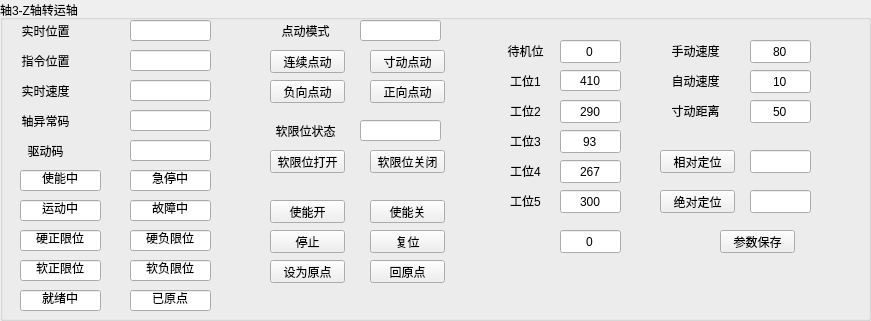
    <widget class="QGroupBox" name="A1_3">
     <property name="geometry">
      <rect>
       <x>60</x>
       <y>0</y>
       <width>871</width>
       <height>321</height>
      </rect>
     </property>
     <property name="minimumSize">
      <size>
       <width>400</width>
       <height>200</height>
      </size>
     </property>
     <property name="maximumSize">
      <size>
       <width>4000</width>
       <height>4000</height>
      </size>
     </property>
     <property name="title">
      <string>轴3-Z轴转运轴</string>
     </property>
     <widget class="QPushButton" name="btn_MoveAbs_Axi_3">
      <property name="geometry">
       <rect>
        <x>660</x>
        <y>190</y>
        <width>75</width>
        <height>23</height>
       </rect>
      </property>
      <property name="text">
       <string>绝对定位</string>
      </property>
     </widget>
     <widget class="QPushButton" name="btn_Reset_Axi_3">
      <property name="geometry">
       <rect>
        <x>370</x>
        <y>230</y>
        <width>75</width>
        <height>23</height>
       </rect>
      </property>
      <property name="text">
       <string>复位</string>
      </property>
     </widget>
     <widget class="QPushButton" name="btn_Stop_Axi_3">
      <property name="geometry">
       <rect>
        <x>270</x>
        <y>230</y>
        <width>75</width>
        <height>23</height>
       </rect>
      </property>
      <property name="text">
       <string>停止</string>
      </property>
     </widget>
     <widget class="QPushButton" name="btn_GoHome_Axi_3">
      <property name="geometry">
       <rect>
        <x>370</x>
        <y>260</y>
        <width>75</width>
        <height>23</height>
       </rect>
      </property>
      <property name="text">
       <string>回原点</string>
      </property>
     </widget>
     <widget class="QLineEdit" name="lineEdit_MoveAbs_Axi_3">
      <property name="geometry">
       <rect>
        <x>750</x>
        <y>190</y>
        <width>61</width>
        <height>23</height>
       </rect>
      </property>
      <property name="text">
       <string/>
      </property>
      <property name="alignment">
       <set>Qt::AlignCenter</set>
      </property>
     </widget>
     <widget class="QPushButton" name="btn_SetHome_Axi_3">
      <property name="geometry">
       <rect>
        <x>270</x>
        <y>260</y>
        <width>75</width>
        <height>23</height>
       </rect>
      </property>
      <property name="text">
       <string>设为原点</string>
      </property>
     </widget>
     <widget class="QLineEdit" name="lineEdit_CurPos_Axi_3">
      <property name="geometry">
       <rect>
        <x>130</x>
        <y>20</y>
        <width>81</width>
        <height>21</height>
       </rect>
      </property>
      <property name="text">
       <string/>
      </property>
      <property name="alignment">
       <set>Qt::AlignCenter</set>
      </property>
      <property name="readOnly">
       <bool>true</bool>
      </property>
     </widget>
     <widget class="QLabel" name="label_CurPos_Axi_3">
      <property name="geometry">
       <rect>
        <x>0</x>
        <y>20</y>
        <width>91</width>
        <height>21</height>
       </rect>
      </property>
      <property name="text">
       <string>实时位置</string>
      </property>
      <property name="alignment">
       <set>Qt::AlignCenter</set>
      </property>
     </widget>
     <widget class="QLineEdit" name="lineEdit_Hard_AxiPosLimit_Axi_3">
      <property name="geometry">
       <rect>
        <x>20</x>
        <y>230</y>
        <width>81</width>
        <height>21</height>
       </rect>
      </property>
      <property name="text">
       <string>硬正限位</string>
      </property>
      <property name="alignment">
       <set>Qt::AlignCenter</set>
      </property>
      <property name="readOnly">
       <bool>true</bool>
      </property>
     </widget>
     <widget class="QLineEdit" name="lineEdit_Hard_AxiNegLimit_Axi_3">
      <property name="geometry">
       <rect>
        <x>130</x>
        <y>230</y>
        <width>81</width>
        <height>21</height>
       </rect>
      </property>
      <property name="text">
       <string>硬负限位</string>
      </property>
      <property name="alignment">
       <set>Qt::AlignCenter</set>
      </property>
      <property name="readOnly">
       <bool>true</bool>
      </property>
     </widget>
     <widget class="QLineEdit" name="lineEdit_Enable_Axi_3">
      <property name="geometry">
       <rect>
        <x>20</x>
        <y>170</y>
        <width>81</width>
        <height>21</height>
       </rect>
      </property>
      <property name="text">
       <string>使能中</string>
      </property>
      <property name="alignment">
       <set>Qt::AlignCenter</set>
      </property>
      <property name="readOnly">
       <bool>true</bool>
      </property>
     </widget>
     <widget class="QLineEdit" name="lineEdit_Standby_Axi_3">
      <property name="geometry">
       <rect>
        <x>560</x>
        <y>40</y>
        <width>61</width>
        <height>23</height>
       </rect>
      </property>
      <property name="text">
       <string>0</string>
      </property>
      <property name="alignment">
       <set>Qt::AlignCenter</set>
      </property>
     </widget>
     <widget class="QLineEdit" name="lineEdit_WorkPostion1_Axi_3">
      <property name="geometry">
       <rect>
        <x>560</x>
        <y>70</y>
        <width>61</width>
        <height>21</height>
       </rect>
      </property>
      <property name="text">
       <string>410</string>
      </property>
      <property name="alignment">
       <set>Qt::AlignCenter</set>
      </property>
     </widget>
     <widget class="QLineEdit" name="lineEdit_WorkPostion2_Axi_3">
      <property name="geometry">
       <rect>
        <x>560</x>
        <y>100</y>
        <width>61</width>
        <height>23</height>
       </rect>
      </property>
      <property name="text">
       <string>290</string>
      </property>
      <property name="alignment">
       <set>Qt::AlignCenter</set>
      </property>
     </widget>
     <widget class="QLabel" name="label_Standby_Axi_3">
      <property name="geometry">
       <rect>
        <x>480</x>
        <y>40</y>
        <width>91</width>
        <height>21</height>
       </rect>
      </property>
      <property name="text">
       <string>待机位</string>
      </property>
      <property name="alignment">
       <set>Qt::AlignCenter</set>
      </property>
     </widget>
     <widget class="QLabel" name="label_WorkStation1_Axi_3">
      <property name="geometry">
       <rect>
        <x>480</x>
        <y>70</y>
        <width>91</width>
        <height>21</height>
       </rect>
      </property>
      <property name="text">
       <string>工位1</string>
      </property>
      <property name="alignment">
       <set>Qt::AlignCenter</set>
      </property>
     </widget>
     <widget class="QLabel" name="label_WorkStation2_Axi_3">
      <property name="geometry">
       <rect>
        <x>480</x>
        <y>100</y>
        <width>91</width>
        <height>21</height>
       </rect>
      </property>
      <property name="text">
       <string>工位2</string>
      </property>
      <property name="alignment">
       <set>Qt::AlignCenter</set>
      </property>
     </widget>
     <widget class="QPushButton" name="btn_Jog_Pos_Axi_3">
      <property name="geometry">
       <rect>
        <x>370</x>
        <y>80</y>
        <width>75</width>
        <height>23</height>
       </rect>
      </property>
      <property name="text">
       <string>正向点动</string>
      </property>
     </widget>
     <widget class="QPushButton" name="btn_Jog_Neg_Axi_3">
      <property name="geometry">
       <rect>
        <x>270</x>
        <y>80</y>
        <width>75</width>
        <height>23</height>
       </rect>
      </property>
      <property name="text">
       <string>负向点动</string>
      </property>
     </widget>
     <widget class="QLabel" name="label_WorkStation_3_Axi_3">
      <property name="geometry">
       <rect>
        <x>480</x>
        <y>130</y>
        <width>91</width>
        <height>21</height>
       </rect>
      </property>
      <property name="text">
       <string>工位3</string>
      </property>
      <property name="alignment">
       <set>Qt::AlignCenter</set>
      </property>
     </widget>
     <widget class="QLineEdit" name="lineEdit_WorkPostion3_Axi_3">
      <property name="geometry">
       <rect>
        <x>560</x>
        <y>130</y>
        <width>61</width>
        <height>23</height>
       </rect>
      </property>
      <property name="text">
       <string>93</string>
      </property>
      <property name="alignment">
       <set>Qt::AlignCenter</set>
      </property>
     </widget>
     <widget class="QLabel" name="label_WorkStation_4_Axi_3">
      <property name="geometry">
       <rect>
        <x>480</x>
        <y>160</y>
        <width>91</width>
        <height>21</height>
       </rect>
      </property>
      <property name="text">
       <string>工位4</string>
      </property>
      <property name="alignment">
       <set>Qt::AlignCenter</set>
      </property>
     </widget>
     <widget class="QLineEdit" name="lineEdit_WorkPostion4_Axi_3">
      <property name="geometry">
       <rect>
        <x>560</x>
        <y>160</y>
        <width>61</width>
        <height>23</height>
       </rect>
      </property>
      <property name="text">
       <string>267</string>
      </property>
      <property name="alignment">
       <set>Qt::AlignCenter</set>
      </property>
     </widget>
     <widget class="QLabel" name="label_WorkStation_5_Axi_3">
      <property name="geometry">
       <rect>
        <x>480</x>
        <y>190</y>
        <width>91</width>
        <height>21</height>
       </rect>
      </property>
      <property name="text">
       <string>工位5</string>
      </property>
      <property name="alignment">
       <set>Qt::AlignCenter</set>
      </property>
     </widget>
     <widget class="QLineEdit" name="lineEdit_WorkPostion5_Axi_3">
      <property name="geometry">
       <rect>
        <x>560</x>
        <y>190</y>
        <width>61</width>
        <height>23</height>
       </rect>
      </property>
      <property name="text">
       <string>300</string>
      </property>
      <property name="alignment">
       <set>Qt::AlignCenter</set>
      </property>
     </widget>
     <widget class="QLineEdit" name="lineEdit_ManuVel_Axi_3">
      <property name="geometry">
       <rect>
        <x>750</x>
        <y>40</y>
        <width>61</width>
        <height>23</height>
       </rect>
      </property>
      <property name="text">
       <string>80</string>
      </property>
      <property name="alignment">
       <set>Qt::AlignCenter</set>
      </property>
     </widget>
     <widget class="QLabel" name="label_ManuVel_Axi_3">
      <property name="geometry">
       <rect>
        <x>650</x>
        <y>40</y>
        <width>91</width>
        <height>21</height>
       </rect>
      </property>
      <property name="text">
       <string>手动速度</string>
      </property>
      <property name="alignment">
       <set>Qt::AlignCenter</set>
      </property>
     </widget>
     <widget class="QPushButton" name="btn_SetParam_Axi_3">
      <property name="geometry">
       <rect>
        <x>720</x>
        <y>230</y>
        <width>75</width>
        <height>23</height>
       </rect>
      </property>
      <property name="text">
       <string>参数保存</string>
      </property>
     </widget>
     <widget class="QLineEdit" name="lineEdit_Estop_Axi_3">
      <property name="geometry">
       <rect>
        <x>130</x>
        <y>170</y>
        <width>81</width>
        <height>21</height>
       </rect>
      </property>
      <property name="text">
       <string>急停中</string>
      </property>
      <property name="alignment">
       <set>Qt::AlignCenter</set>
      </property>
      <property name="readOnly">
       <bool>true</bool>
      </property>
     </widget>
     <widget class="QLineEdit" name="lineEdit_Moving_Axi_3">
      <property name="geometry">
       <rect>
        <x>20</x>
        <y>200</y>
        <width>81</width>
        <height>21</height>
       </rect>
      </property>
      <property name="text">
       <string>运动中</string>
      </property>
      <property name="alignment">
       <set>Qt::AlignCenter</set>
      </property>
      <property name="readOnly">
       <bool>true</bool>
      </property>
     </widget>
     <widget class="QLineEdit" name="lineEdit_Err_Axi_3">
      <property name="geometry">
       <rect>
        <x>130</x>
        <y>200</y>
        <width>81</width>
        <height>21</height>
       </rect>
      </property>
      <property name="text">
       <string>故障中</string>
      </property>
      <property name="alignment">
       <set>Qt::AlignCenter</set>
      </property>
      <property name="readOnly">
       <bool>true</bool>
      </property>
     </widget>
     <widget class="QLineEdit" name="lineEdit_Soft_AxiPosLimit_Axi_3">
      <property name="geometry">
       <rect>
        <x>20</x>
        <y>260</y>
        <width>81</width>
        <height>21</height>
       </rect>
      </property>
      <property name="text">
       <string>软正限位</string>
      </property>
      <property name="alignment">
       <set>Qt::AlignCenter</set>
      </property>
     </widget>
     <widget class="QLineEdit" name="lineEdit_Soft_AxiNegLimit_Axi_3">
      <property name="geometry">
       <rect>
        <x>130</x>
        <y>260</y>
        <width>81</width>
        <height>21</height>
       </rect>
      </property>
      <property name="text">
       <string>软负限位</string>
      </property>
      <property name="alignment">
       <set>Qt::AlignCenter</set>
      </property>
      <property name="readOnly">
       <bool>true</bool>
      </property>
     </widget>
     <widget class="QLineEdit" name="lineEdit_Ready_Axi_3">
      <property name="geometry">
       <rect>
        <x>20</x>
        <y>290</y>
        <width>81</width>
        <height>21</height>
       </rect>
      </property>
      <property name="text">
       <string>就绪中</string>
      </property>
      <property name="alignment">
       <set>Qt::AlignCenter</set>
      </property>
      <property name="readOnly">
       <bool>true</bool>
      </property>
     </widget>
     <widget class="QLineEdit" name="lineEdit_Homed_Axi_3">
      <property name="geometry">
       <rect>
        <x>130</x>
        <y>290</y>
        <width>81</width>
        <height>21</height>
       </rect>
      </property>
      <property name="text">
       <string>已原点</string>
      </property>
      <property name="alignment">
       <set>Qt::AlignCenter</set>
      </property>
      <property name="readOnly">
       <bool>true</bool>
      </property>
     </widget>
     <widget class="QPushButton" name="btn_Enable_Open_Axi_3">
      <property name="geometry">
       <rect>
        <x>270</x>
        <y>200</y>
        <width>75</width>
        <height>23</height>
       </rect>
      </property>
      <property name="text">
       <string>使能开</string>
      </property>
     </widget>
     <widget class="QPushButton" name="btn_Enable_Close_Axi_3">
      <property name="geometry">
       <rect>
        <x>370</x>
        <y>200</y>
        <width>75</width>
        <height>23</height>
       </rect>
      </property>
      <property name="text">
       <string>使能关</string>
      </property>
     </widget>
     <widget class="QLabel" name="label_ActPos_Axi_3">
      <property name="geometry">
       <rect>
        <x>0</x>
        <y>50</y>
        <width>91</width>
        <height>21</height>
       </rect>
      </property>
      <property name="text">
       <string>指令位置</string>
      </property>
      <property name="alignment">
       <set>Qt::AlignCenter</set>
      </property>
     </widget>
     <widget class="QLineEdit" name="lineEdit_SetPos_Axi_3">
      <property name="geometry">
       <rect>
        <x>130</x>
        <y>50</y>
        <width>81</width>
        <height>21</height>
       </rect>
      </property>
      <property name="text">
       <string/>
      </property>
      <property name="alignment">
       <set>Qt::AlignCenter</set>
      </property>
      <property name="readOnly">
       <bool>true</bool>
      </property>
     </widget>
     <widget class="QLabel" name="label_CurVel_Axi_3">
      <property name="geometry">
       <rect>
        <x>0</x>
        <y>80</y>
        <width>91</width>
        <height>21</height>
       </rect>
      </property>
      <property name="text">
       <string>实时速度</string>
      </property>
      <property name="alignment">
       <set>Qt::AlignCenter</set>
      </property>
     </widget>
     <widget class="QLineEdit" name="lineEdit_CurVel_Axi_3">
      <property name="geometry">
       <rect>
        <x>130</x>
        <y>80</y>
        <width>81</width>
        <height>21</height>
       </rect>
      </property>
      <property name="text">
       <string/>
      </property>
      <property name="alignment">
       <set>Qt::AlignCenter</set>
      </property>
      <property name="readOnly">
       <bool>true</bool>
      </property>
     </widget>
     <widget class="QLabel" name="label_AxiErro_Axi_3">
      <property name="geometry">
       <rect>
        <x>0</x>
        <y>110</y>
        <width>91</width>
        <height>21</height>
       </rect>
      </property>
      <property name="text">
       <string>轴异常码</string>
      </property>
      <property name="alignment">
       <set>Qt::AlignCenter</set>
      </property>
     </widget>
     <widget class="QLineEdit" name="lineEdit_AxiErri_Axi_3">
      <property name="geometry">
       <rect>
        <x>130</x>
        <y>110</y>
        <width>81</width>
        <height>21</height>
       </rect>
      </property>
      <property name="text">
       <string/>
      </property>
      <property name="alignment">
       <set>Qt::AlignCenter</set>
      </property>
      <property name="readOnly">
       <bool>true</bool>
      </property>
     </widget>
     <widget class="QLineEdit" name="lineEdit_SeroNo_Axi_3">
      <property name="enabled">
       <bool>true</bool>
      </property>
      <property name="geometry">
       <rect>
        <x>130</x>
        <y>140</y>
        <width>81</width>
        <height>21</height>
       </rect>
      </property>
      <property name="acceptDrops">
       <bool>true</bool>
      </property>
      <property name="text">
       <string/>
      </property>
      <property name="alignment">
       <set>Qt::AlignCenter</set>
      </property>
      <property name="readOnly">
       <bool>true</bool>
      </property>
     </widget>
     <widget class="QLabel" name="label_SeroNo_Axi_3">
      <property name="geometry">
       <rect>
        <x>0</x>
        <y>140</y>
        <width>91</width>
        <height>21</height>
       </rect>
      </property>
      <property name="text">
       <string>驱动码</string>
      </property>
      <property name="alignment">
       <set>Qt::AlignCenter</set>
      </property>
     </widget>
     <widget class="QLabel" name="label_AutoVel_Axi_3">
      <property name="geometry">
       <rect>
        <x>650</x>
        <y>70</y>
        <width>91</width>
        <height>21</height>
       </rect>
      </property>
      <property name="text">
       <string>自动速度</string>
      </property>
      <property name="alignment">
       <set>Qt::AlignCenter</set>
      </property>
     </widget>
     <widget class="QLabel" name="label_Inch_Axi_3">
      <property name="geometry">
       <rect>
        <x>650</x>
        <y>100</y>
        <width>91</width>
        <height>21</height>
       </rect>
      </property>
      <property name="text">
       <string>寸动距离</string>
      </property>
      <property name="alignment">
       <set>Qt::AlignCenter</set>
      </property>
     </widget>
     <widget class="QLineEdit" name="lineEdit_AutoVel_Axi_3">
      <property name="geometry">
       <rect>
        <x>750</x>
        <y>70</y>
        <width>61</width>
        <height>23</height>
       </rect>
      </property>
      <property name="text">
       <string>10</string>
      </property>
      <property name="alignment">
       <set>Qt::AlignCenter</set>
      </property>
     </widget>
     <widget class="QLineEdit" name="lineEdit_Inch_Axi_3">
      <property name="geometry">
       <rect>
        <x>750</x>
        <y>100</y>
        <width>61</width>
        <height>23</height>
       </rect>
      </property>
      <property name="text">
       <string>50</string>
      </property>
      <property name="alignment">
       <set>Qt::AlignCenter</set>
      </property>
     </widget>
     <widget class="QLineEdit" name="lineEdit_JogMode_Axi_3">
      <property name="geometry">
       <rect>
        <x>360</x>
        <y>20</y>
        <width>81</width>
        <height>21</height>
       </rect>
      </property>
      <property name="text">
       <string/>
      </property>
      <property name="alignment">
       <set>Qt::AlignCenter</set>
      </property>
      <property name="readOnly">
       <bool>true</bool>
      </property>
     </widget>
     <widget class="QLabel" name="label_JogMode_Axi_3">
      <property name="geometry">
       <rect>
        <x>260</x>
        <y>20</y>
        <width>91</width>
        <height>21</height>
       </rect>
      </property>
      <property name="text">
       <string>点动模式</string>
      </property>
      <property name="alignment">
       <set>Qt::AlignCenter</set>
      </property>
     </widget>
     <widget class="QPushButton" name="btn_Jog_Jog_Axi_3">
      <property name="geometry">
       <rect>
        <x>270</x>
        <y>50</y>
        <width>75</width>
        <height>23</height>
       </rect>
      </property>
      <property name="text">
       <string>连续点动</string>
      </property>
     </widget>
     <widget class="QPushButton" name="btn_Jog_Inch_Axi_3">
      <property name="geometry">
       <rect>
        <x>370</x>
        <y>50</y>
        <width>75</width>
        <height>23</height>
       </rect>
      </property>
      <property name="text">
       <string>寸动点动</string>
      </property>
     </widget>
     <widget class="QLineEdit" name="lineEdit_SoftLimitSet__Axi_3">
      <property name="geometry">
       <rect>
        <x>360</x>
        <y>120</y>
        <width>81</width>
        <height>21</height>
       </rect>
      </property>
      <property name="text">
       <string/>
      </property>
      <property name="alignment">
       <set>Qt::AlignCenter</set>
      </property>
      <property name="readOnly">
       <bool>true</bool>
      </property>
     </widget>
     <widget class="QLabel" name="label_SoftLimitSet_Axi_3">
      <property name="geometry">
       <rect>
        <x>260</x>
        <y>120</y>
        <width>91</width>
        <height>21</height>
       </rect>
      </property>
      <property name="text">
       <string>软限位状态</string>
      </property>
      <property name="alignment">
       <set>Qt::AlignCenter</set>
      </property>
     </widget>
     <widget class="QPushButton" name="btn_Jog_SoftOpen_Axi_3">
      <property name="geometry">
       <rect>
        <x>270</x>
        <y>150</y>
        <width>75</width>
        <height>23</height>
       </rect>
      </property>
      <property name="text">
       <string>软限位打开</string>
      </property>
     </widget>
     <widget class="QPushButton" name="btn_Jog_SoftClose_Axi_3">
      <property name="geometry">
       <rect>
        <x>370</x>
        <y>150</y>
        <width>75</width>
        <height>23</height>
       </rect>
      </property>
      <property name="text">
       <string>软限位关闭</string>
      </property>
     </widget>
     <widget class="QPushButton" name="btn_MoveRel_Axi_3">
      <property name="geometry">
       <rect>
        <x>660</x>
        <y>150</y>
        <width>75</width>
        <height>23</height>
       </rect>
      </property>
      <property name="text">
       <string>相对定位</string>
      </property>
     </widget>
     <widget class="QLineEdit" name="lineEdit_MoveRel_Axi_3">
      <property name="geometry">
       <rect>
        <x>750</x>
        <y>150</y>
        <width>61</width>
        <height>23</height>
       </rect>
      </property>
      <property name="text">
       <string/>
      </property>
      <property name="alignment">
       <set>Qt::AlignCenter</set>
      </property>
     </widget>
     <widget class="QLineEdit" name="lineEdit_PosId_Axi_3">
      <property name="geometry">
       <rect>
        <x>560</x>
        <y>230</y>
        <width>61</width>
        <height>23</height>
       </rect>
      </property>
      <property name="text">
       <string>0</string>
      </property>
      <property name="alignment">
       <set>Qt::AlignCenter</set>
      </property>
     </widget>
    </widget>
